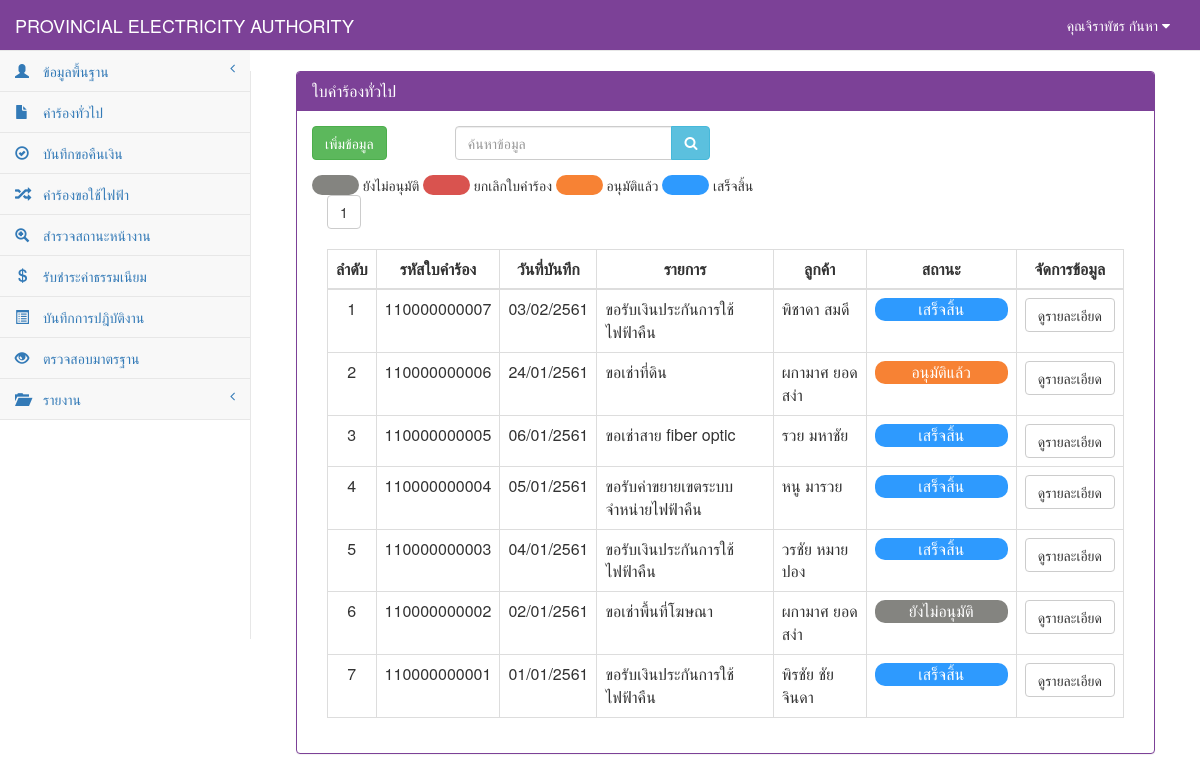
/RequestGeneral_show.php (signed in), run on the app's committed database.
### tables this page shows
CREATE TABLE `tb_user` (
  `user_id` char(13) NOT NULL,
  `user_code` char(13) NOT NULL,
  `user_first` int(1) NOT NULL,
  `user_name` varchar(50) NOT NULL,
  `user_last` varchar(50) NOT NULL,
  `user_add` text NOT NULL,
  `user_tel` char(10) NOT NULL,
  `user_pos` int(1) NOT NULL,
  `user_pass` varchar(12) NOT NULL,
  PRIMARY KEY  (`user_id`)
);

CREATE TABLE `tb_general` (
  `rg_id` char(12) NOT NULL,
  `rg_date` date NOT NULL,
  `rg_branch` varchar(50) NOT NULL,
  `user_id` char(13) NOT NULL,
  `cus_id` char(13) NOT NULL,
  `rg_place_type` int(1) NOT NULL,
  `rg_place_other` varchar(50) NOT NULL,
  `rg_place_name` varchar(50) NOT NULL,
  `rg_place_homeid` varchar(20) NOT NULL,
  `rg_place_number` varchar(20) NOT NULL,
  `rg_place_village` varchar(20) NOT NULL,
  `rg_place_room` varchar(10) NOT NULL,
  `rg_place_floor` varchar(5) NOT NULL,
  `rg_place_alley` varchar(50) NOT NULL,
  `rg_place_alleyway` varchar(50) NOT NULL,
  `rg_place_road` varchar(50) NOT NULL,
  `rg_place_villno` varchar(2) NOT NULL,
  `rg_place_district` varchar(30) NOT NULL,
  `rg_place_canton` varchar(30) NOT NULL,
  `rg_place_province` varchar(30) NOT NULL,
  `rg_place_post` varchar(10) NOT NULL,
  `rg_place_tel` char(10) NOT NULL,
  `rg_place_fax` char(10) NOT NULL,
  `rg_place_email` varchar(30) NOT NULL,
  `rg_place_service` varchar(10) NOT NULL,
  `rg_contact_place` varchar(100) NOT NULL,
  `rg_contact_homeid` varchar(20) NOT NULL,
  `rg_contact_number` varchar(20) NOT NULL,
  `rg_contact_village` varchar(20) NOT NULL,
  `rg_contact_room` varchar(10) NOT NULL,
  `rg_contact_floor` varchar(5) NOT NULL,
  `rg_contact_alley` varchar(50) NOT NULL,
  `rg_contact_alleyway` varchar(50) NOT NULL,
  `rg_contact_road` varchar(50) NOT NULL,
  `rg_contact_villno` varchar(2) NOT NULL,
  `rg_contact_district` varchar(30) NOT NULL,
  `rg_contact_canton` varchar(30) NOT NULL,
  `rg_contact_province` varchar(30) NOT NULL,
  `rg_contact_post` varchar(10) NOT NULL,
  `rg_contact_tel` char(10) NOT NULL,
  `rg_contact_fax` char(10) NOT NULL,
  `rg_contact_email` varchar(30) NOT NULL,
  `rg_want_type` int(2) NOT NULL,
  `rg_want_other` varchar(100) NOT NULL,
  `rg_detail` varchar(100) NOT NULL,
  `rg_money` int(5) NOT NULL,
  `rg_status` int(1) NOT NULL,
  `rg_date_back` date default NULL,
  PRIMARY KEY  (`rg_id`)
);

CREATE TABLE `tb_customer` (
  `cus_id` char(13) NOT NULL,
  `cus_first` int(2) NOT NULL,
  `cus_name` varchar(50) NOT NULL,
  `cus_type` varchar(30) NOT NULL,
  `cus_code` char(9) NOT NULL,
  `cus_tax` char(13) NOT NULL,
  `cus_homeid` varchar(20) NOT NULL,
  `cus_number` varchar(20) NOT NULL,
  `cus_village` varchar(20) NOT NULL,
  `cus_room` varchar(10) NOT NULL,
  `cus_floor` varchar(5) NOT NULL,
  `cus_alley` varchar(50) NOT NULL,
  `cus_alleyway` varchar(50) NOT NULL,
  `cus_road` varchar(50) NOT NULL,
  `cus_vilno` varchar(2) NOT NULL,
  `cus_district` varchar(30) NOT NULL,
  `cus_canton` varchar(30) NOT NULL,
  `cus_province` varchar(30) NOT NULL,
  `cus_post` varchar(10) NOT NULL,
  `cus_tel` char(10) NOT NULL,
  `cus_fax` char(10) NOT NULL,
  `cus_email` varchar(30) NOT NULL,
  PRIMARY KEY  (`cus_id`)
);

### connect_db.php (called while the page is built, shortened)
<?php
$dbname="pea";
$limit=10;
?>

### RequestGeneral_show.php (the view, shortened to what this page needs)
<?php
include "connect_db.php";
function Dateim($mydate){
    $d=split("-",$mydate);
    $mydate=$d[2]."/".$d[1]."/".($d[0]+543);
    return "$mydate";
}
?>
<!DOCTYPE html>
<html>
<head>
    <link href="vendor/bootstrap/css/bootstrap.css" rel="stylesheet">
    <link href="vendor/metisMenu/metisMenu.css" rel="stylesheet">
    <link href="dist/css/sb-admin-2.css" rel="stylesheet">
    <link href="vendor/font-awesome/css/font-awesome.css" rel="stylesheet" type="text/css">
</head>
<body>
<?php include "header.php";?>
<?php
    include"sidebar.php";
?>
    <div id="page-wrapper">
        <div class="col-sm-12 ">
            <div class="panel panel-primary">
                <div class="panel-heading">
                    <h2 class="panel-title">ใบคำร้องทั่วไป</h2>
                </div>
            <div class="panel-body">
                <div class="row">
                    <div class="col-sm-2">
                        <a href="RequestGeneral.php"><input type="button" value="เพิ่มข้อมูล" class="btn  btn-success"></a>
                    </div>
                    <div class="col-sm-4">
                        <form name="frmSearch" method="POST">
                            <div class="form-group input-group">
                                <input type="search" name="search" class="form-control" placeholder="ค้นหาข้อมูล">
                                <span class="input-group-btn">
                                    <button class="btn btn-info" type="submit" style="height:34px;"><i class="fa fa-search"></i></button>
                                </span>
                            </div>
                        </form>
                    </div>
                </div>
                <div class="row">
                    <div class="col-md-12">
                        <span style="background-color: #848480; border-radius:10px;">&nbsp;&nbsp;&nbsp;&nbsp;&nbsp;&nbsp;&nbsp;&nbsp;&nbsp;&nbsp;&nbsp;&nbsp;</span>
                        <span>ยังไม่อนุมัติ</span>
                        <span style="background-color: #d9534f; border-radius:10px;">&nbsp;&nbsp;&nbsp;&nbsp;&nbsp;&nbsp;&nbsp;&nbsp;&nbsp;&nbsp;&nbsp;&nbsp;</span>
                        <span>ยกเลิกใบคำร้อง</span>
                        <span style="background-color: #F78234; border-radius:10px;">&nbsp;&nbsp;&nbsp;&nbsp;&nbsp;&nbsp;&nbsp;&nbsp;&nbsp;&nbsp;&nbsp;&nbsp;</span>
                        <span>อนุมัติแล้ว</span>
                        <span style="background-color: #2E9AFE; border-radius:10px;">&nbsp;&nbsp;&nbsp;&nbsp;&nbsp;&nbsp;&nbsp;&nbsp;&nbsp;&nbsp;&nbsp;&nbsp;</span>
                        <span>เสร็จสิ้น</span>
                    </div>
                </div>
            <div class="col-sm-12">
                <div class="table-responsive">
                    <?php
                        $sql_all_rows="select * from tb_general order by rg_id";
                        $result_all_rows=mysql_db_query($dbname,$sql_all_rows);
                        $rows=mysql_num_rows($result_all_rows);
                        $total_page=ceil($rows/$limit);
                        if($_GET[start]==""){ $start="1"; }else{ $start=$_GET[start]; }
                    ?>
                    <?php
                    for($i=1;$i<=$total_page;$i++){
                            if($start==$i){
                                    echo "<a href='RequestGeneral_show.php?start=".$i."&limit=".$limit."'><button class='btn btn-default '>".$i."</button></a>&nbsp;";
                            }else{
                                    echo "<a href='RequestGeneral_show.php?start=".$i."&limit=".$limit."' c><button class='btn btn-default active'>".$i."</button></a>&nbsp;";
                            }
                    }
                    ?> <br><br>
                    <table width="100%" class="table table-bordered table-hover">
                        <thead>
                            <tr>
                                <th class=" text-center" >ลำดับ</th>
                                <th class=" text-center" >รหัสใบคำร้อง</th>
                                <th class=" text-center" >วันที่บันทึก</th>
                                <th class=" text-center" >รายการ</th>
                                <th class=" text-center" >ลูกค้า</th>
                                <th class=" text-center" style="min-width: 150"  >สถานะ</th>
                                <th class=" text-center">จัดการข้อมูล</th>
                            </tr>
                        </thead>
                            <tbody>
                            <?php
                                if($_GET[start]=="" || $_GET[start]=="1"){
                                        $page="0";
                                }else{
                                        $page=($_GET[start]-1)*$limit;
                                }
                                $sql="select * from tb_general where rg_id like '%".$_POST[search]."%' order by rg_id desc limit $page,$limit ";
                                $result=mysql_db_query($dbname,$sql);
                                    if(mysql_num_rows($result)>0){
                                        while($array=mysql_fetch_array($result)){
                                            $page++;
                                            $sqlcus="select * from tb_customer where cus_id='".$array[cus_id]."'";
                                            $resultcus=mysql_db_query($dbname,$sqlcus);
                                            $arraycus=mysql_fetch_array($resultcus);
                                            if($array[rg_want_type]==0){
                                                $want="ขอรับเงินประกันการใช้ไฟฟ้าคืน";
                                            }elseif($array[rg_want_type]==1){
                                                $want="ขอรับเงินประกันคาปาซิเตอร์คืน";
                                            }elseif($array[rg_want_type]==2){
                                                $want="ขอรับเงินประกันหม้อแปลงไฟฟ้าคืน";
                                            }elseif($array[rg_want_type]==3){
                                                $want="ขอรับค่าขยายเขตระบบจำหน่ายไฟฟ้าคืน";
                                            }elseif($array[rg_want_type]==4){
                                                $want="ขอใช้บริการพิมพ์โฆษณาหลังใบแจ้งหนี้";
                                            }elseif($array[rg_want_type]==5){
                                                $want="ขอชำระเงินค่าไฟฟ้าโดยหักจากบัญชีเงินฝากธนาคาร";
                                            }elseif($array[rg_want_type]==6){
                                                $want="ขอเช่าพื้นที่โฆษณา";
                                            }elseif($array[rg_want_type]==7){
                                                $want="ขอเช่าพาดสายโทรนาคม";
                                            }elseif($array[rg_want_type]==8){
                                                $want="ขอเช่าสาย fiber optic";
                                            }elseif($array[rg_want_type]==9){
                                                $want="ขอเช่าที่ดิน";
                                            }elseif($array[rg_want_type]==10){
                                                $want="ขอซื้อที่ดิน";
                                            }elseif($array[rg_want_type]==11){
                                                $want="ขอใช้ไฟฟ้าที่ กฟภ. สนับสนุน";
                                            }else{
                                               $want=$array[rg_want_other];
                                            }
                                            if($array[rg_status]==0){
                                                $status="#848480";
                                                $label="ยังไม่อนุมัติ";
                                            }elseif($array[rg_status]==1){
                                               $status="#F78234";
                                               $label="อนุมัติแล้ว";
                                            }elseif($array[rg_status]==2){
                                               $status="#d9534f";
                                              $label="ยกเลิกใบคำร้อง";
                                            }elseif($array[rg_status]==3){
                                              $status="#2E9AFE";
                                               $label="เสร็จสิ้น";
                                            }
                            ?>
                                    <tr>
                                        <td class="text-center"><?=$page?></td>
                                            <td class=" text-center"><?=$array[rg_id]?></td>
                                            <td class=" text-center"><?= Dateim($array[rg_date]);?></td>
                                            <td class=" text-left"><?=$want?></td>
                                            <td class="text-left"><?=$arraycus[cus_name]?></td>
                                            <td class="text-center"><div style="border-radius:10px; background-color: <?=$status?>; color: white;"><?=$label?></div></td>
                                            <td align="center">
                                                <div class="btn-group">
                                                    <a class="btn btn-default" href="RequestGeneral_detail.php?rg_id=<?=$array[rg_id]?>" >ดูรายละเอียด</a>
                                                </div>
                                            </td>
                                    </tr>
                                    <?php
                                        }
                                            }else{
                                    ?>
                                    <tr><td colspan="8" align="center">ไม่พบข้อมูล</td></tr>
                                    <?
                                            }
                                    ?>
                            </tbody>
                    </table>
                </div>
            </div>
        </div>
        </div>
    </div>
</div>
</body>
</html>

### header.php (shortened to what this page needs)
<?php
$sqluser="select *from tb_user where user_id='".$_SESSION[loginid]."'";
$reuser=mysql_db_query($dbname,$sqluser);
$user=mysql_fetch_array($reuser);
?>
<nav style="background-color:#7c4197;" class="navbar navbar-default navbar-static-top" role="navigation" style="margin-bottom: 0" >
            <div class="navbar-header" >
                <a class="navbar-brand" style="color: White" href="index.php">PROVINCIAL ELECTRICITY AUTHORITY</a>
            </div>
            <ul class="nav navbar-top-links navbar-right" >
                 <li class="dropdown">
                     <a style="color: White" class="dropdown-toggle" data-toggle="dropdown" href="#">
                        คุณ<?=$user[user_name]?> <?=$user[user_last]?>
                        <i class="fa fa-caret-down"></i>
                    </a>
                </li>
            </ul>

### data on the page
tb_user: user_name "จิราพัชร", user_last "กันหา"
tb_general: rg_id "110000000007", rg_date "03/02/2561", rg_want_type "ขอรับเงินประกันการใช้ไฟฟ้าคืน", cus.cus_name "พิชาดา สมดี", rg_status "เสร็จสิ้น"
tb_general: rg_id "110000000006", rg_date "24/01/2561", rg_want_type "ขอเช่าที่ดิน", cus.cus_name "ผกามาศ ยอดสง่า", rg_status "อนุมัติแล้ว"
tb_general: rg_id "110000000005", rg_date "06/01/2561", rg_want_type "ขอเช่าสาย fiber optic", cus.cus_name "รวย มหาชัย", rg_status "เสร็จสิ้น"
tb_general: rg_id "110000000004", rg_date "05/01/2561", rg_want_type "ขอรับค่าขยายเขตระบบจำหน่ายไฟฟ้าคืน", cus.cus_name "หนู มารวย", rg_status "เสร็จสิ้น"
tb_general: rg_id "110000000003", rg_date "04/01/2561", rg_want_type "ขอรับเงินประกันการใช้ไฟฟ้าคืน", cus.cus_name "วรชัย หมายปอง", rg_status "เสร็จสิ้น"
tb_general: rg_id "110000000002", rg_date "02/01/2561", rg_want_type "ขอเช่าพื้นที่โฆษณา", cus.cus_name "ผกามาศ ยอดสง่า", rg_status "ยังไม่อนุมัติ"
tb_general: rg_id "110000000001", rg_date "01/01/2561", rg_want_type "ขอรับเงินประกันการใช้ไฟฟ้าคืน", cus.cus_name "พิรชัย ชัยจินดา", rg_status "เสร็จสิ้น"
